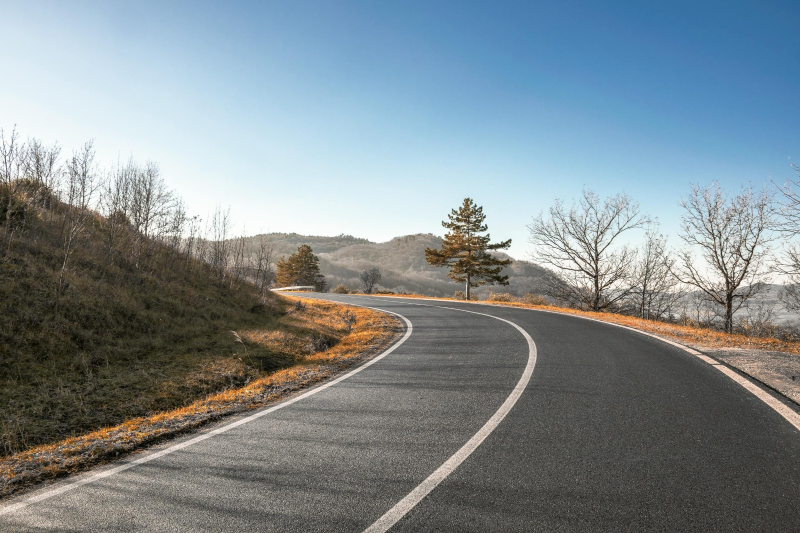
#> input picture road_images/road0.jpeg, 1600 x 1066 px (shown at 1/2 size); its folder holds only this picture in this run
$ python part1.py
#> lines starting #> are read from the running program, lines starting #| are printed output that depends on the picture; after the words box and inside, x2 and y2 are one past the last pixel; in counts of white or black regions, pixels touching at a corner belong together
"""
Ejercicio — Segmentación de imágenes de carretera
================================================
Métodos aplicados:
  1. Distancia Euclidiana
  2. K-means Clustering
  3. Watershed
"""

import os
import cv2
import numpy as np
import matplotlib.pyplot as plt

# ---------------------------------------------------------------------------
# 1. CARGA DE IMÁGENES DESDE DIRECTORIO LOCAL
# ---------------------------------------------------------------------------
IMG_DIR = "road_images"

VALID_EXTENSIONS = (".jpg", ".jpeg", ".png", ".bmp", ".tiff")

image_paths = sorted(
    os.path.join(IMG_DIR, f)
    for f in os.listdir(IMG_DIR)
    if f.lower().endswith(VALID_EXTENSIONS)
)

# ---------------------------------------------------------------------------
# 2. PREPROCESAMIENTO
# ---------------------------------------------------------------------------
def preprocess(img):
    resized = cv2.resize(img, (640, 360))
    gray = cv2.cvtColor(resized, cv2.COLOR_BGR2GRAY)
    blurred = cv2.GaussianBlur(gray, (5,5), 0)
    return resized, gray, blurred

def roi_mask(shape):
    h, w = shape[:2]
    mask = np.zeros((h, w), dtype=np.uint8)
    pts = np.array([
        [0, h],
        [w, h],
        [int(w*0.85), int(h*0.55)],
        [int(w*0.15), int(h*0.55)],
    ], np.int32)
    cv2.fillPoly(mask, [pts], 255)
    return mask

# ---------------------------------------------------------------------------
# 3. MÉTODOS DE SEGMENTACIÓN
# ---------------------------------------------------------------------------

# --- 1. Distancia Euclidiana ---
def segment_euclidean(img):
    img_f = img.astype(np.float32)
    road_color = np.array([128,128,128], dtype=np.float32)

    dist = np.sqrt(np.sum((img_f - road_color)**2, axis=2))
    dist_norm = cv2.normalize(dist, None, 0, 255, cv2.NORM_MINMAX).astype(np.uint8)

    _, mask = cv2.threshold(dist_norm, 60, 255, cv2.THRESH_BINARY_INV)
    return mask


# --- 2. K-means ---
def segment_kmeans(img, k=3):
    Z = img.reshape((-1,3))
    Z = np.float32(Z)

    criteria = (cv2.TERM_CRITERIA_EPS + cv2.TERM_CRITERIA_MAX_ITER, 10, 1.0)
    _, labels, centers = cv2.kmeans(Z, k, None, criteria, 10, cv2.KMEANS_RANDOM_CENTERS)

    centers = np.uint8(centers)
    segmented = centers[labels.flatten()]
    segmented = segmented.reshape(img.shape)

    gray = cv2.cvtColor(segmented, cv2.COLOR_BGR2GRAY)
    _, mask = cv2.threshold(gray, 0, 255, cv2.THRESH_BINARY + cv2.THRESH_OTSU)

    return mask, segmented


# --- 3. Watershed ---
def segment_watershed(img, gray):
    _, binary = cv2.threshold(gray, 0, 255,
                              cv2.THRESH_BINARY_INV + cv2.THRESH_OTSU)

    kernel = np.ones((3,3), np.uint8)
    sure_bg = cv2.dilate(binary, kernel, iterations=3)

    dist = cv2.distanceTransform(binary, cv2.DIST_L2, 5)
    _, sure_fg = cv2.threshold(dist, 0.3*dist.max(), 255, 0)

    sure_fg = np.uint8(sure_fg)
    unknown = cv2.subtract(sure_bg, sure_fg)

    _, markers = cv2.connectedComponents(sure_fg)
    markers = markers + 1
    markers[unknown==255] = 0

    markers = cv2.watershed(img, markers)

    mask = np.zeros(gray.shape, dtype=np.uint8)
    mask[markers > 1] = 255

    return mask

# ---------------------------------------------------------------------------
# 4. PROCESAMIENTO
# ---------------------------------------------------------------------------
def process_image(path, idx):
#> called with path = 'road_images/road0.jpeg', idx = 0
    img = cv2.imread(path)
#> img is the input picture: shape (1066, 1600, 3); mean B, G, R 143.3, 138.8, 127.8
    resized, gray, blurred = preprocess(img)
    roi = roi_mask(resized.shape)
#> in roi_mask, `cv2.fillPoly(mask, [pts], 255)`:
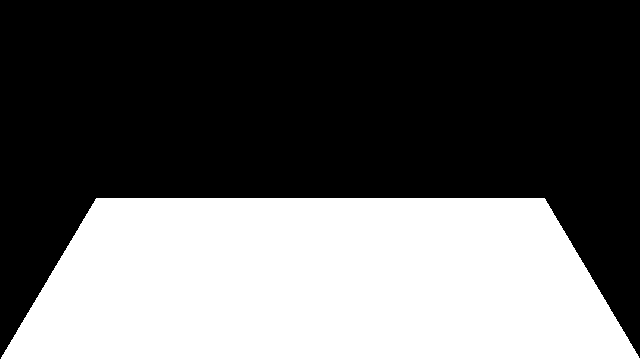
#> mask: shape (360, 640); 38.3% white; 1 white region, box (x1, y1, x2, y2) and area: (0, 198, 640, 360) 88254

    euclid = cv2.bitwise_and(segment_euclidean(resized),
                             segment_euclidean(resized), mask=roi)
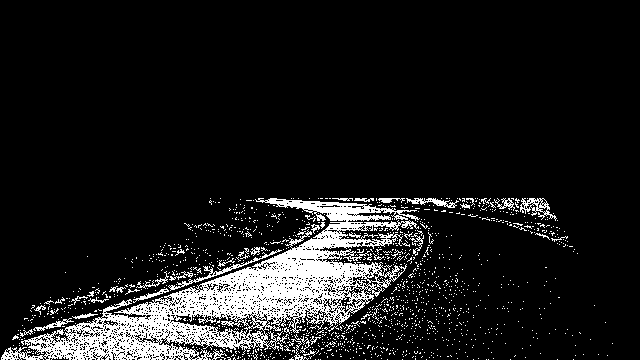
#> euclid: shape (360, 640); 10.7% white; 1344 white regions (1299 under 20 px), largest, box (x1, y1, x2, y2) and area: (1, 198, 420, 360) 19134, (168, 249, 282, 291) 361, (520, 198, 557, 221) 299

    k_mask, k_segmented = segment_kmeans(resized)
#> in segment_kmeans, `_, labels, centers = cv2.kmeans(Z, k, None, criteria, 10, cv2.KMEANS_R..`: centers = [[160.4, 143.6, 121.7], [230.5, 221, 201.7], [62.02, 71.71, 76.62]]
#> in segment_kmeans, `centers = np.uint8(centers)`: centers = [[160, 143, 121], [230, 221, 201], [62, 71, 76]]
    k_mask = cv2.bitwise_and(k_mask, k_mask, mask=roi)
#> k_mask: shape (360, 640); 1.3% white in thin lines or dots, all inside (x1, y1, x2, y2) = (6, 198, 575, 360)

    ws_mask = segment_watershed(resized, blurred)
#> in segment_watershed, `markers[unknown==255] = 0`:
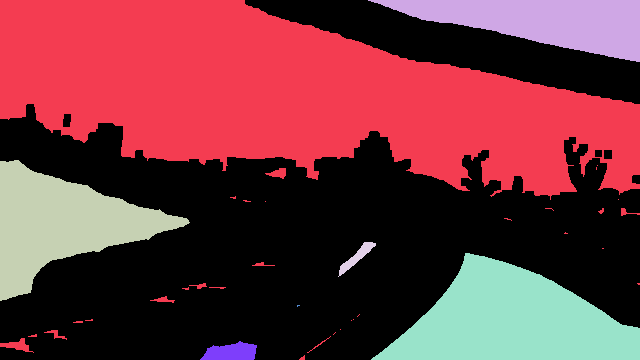
#> markers: shape (360, 640) int32; 8 distinct labels, from 0 to 7; one colour per label, 0 black
#> in segment_watershed, `markers = cv2.watershed(img, markers)`:
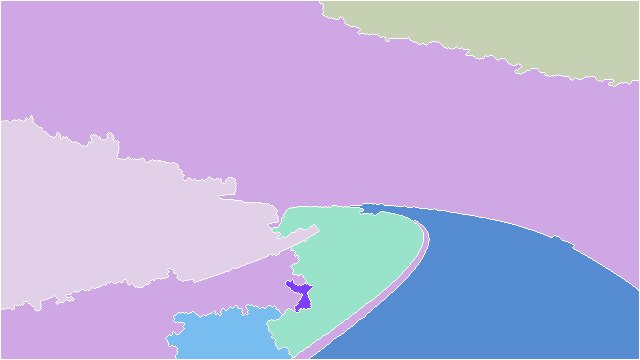
#> markers: shape (360, 640) int32; 8 distinct labels, from -1 to 7; one colour per label, 0 black, -1 white
#> ws_mask: shape (360, 640); 44% white; 2 white regions, box (x1, y1, x2, y2) and area: (1, 116, 639, 359) 84187, (320, 1, 639, 86) 17090
    ws_mask = cv2.bitwise_and(ws_mask, ws_mask, mask=roi)
#> ws_mask: shape (360, 640); 27.9% white; 1 white region, box (x1, y1, x2, y2) and area: (32, 198, 639, 359) 64389

    def overlay(base, mask):
        out = base.copy()
        out[mask==255] = (0,255,0)
        return cv2.addWeighted(base, 0.5, out, 0.5, 0)

    img_rgb = cv2.cvtColor(resized, cv2.COLOR_BGR2RGB)

    fig, ax = plt.subplots(2,4, figsize=(18,8))

    ax[0,0].imshow(img_rgb); ax[0,0].set_title("Original")
    ax[0,1].imshow(euclid, cmap='gray'); ax[0,1].set_title("Euclidiana")
    ax[0,2].imshow(k_mask, cmap='gray'); ax[0,2].set_title("K-means")
    ax[0,3].imshow(ws_mask, cmap='gray'); ax[0,3].set_title("Watershed")

    ax[1,0].imshow(cv2.cvtColor(overlay(resized, euclid), cv2.COLOR_BGR2RGB))
    ax[1,0].set_title("Overlay Euclidiana")

    ax[1,1].imshow(cv2.cvtColor(overlay(resized, k_mask), cv2.COLOR_BGR2RGB))
#> in overlay (call 2), `out[mask==255] = (0,255,0)`:
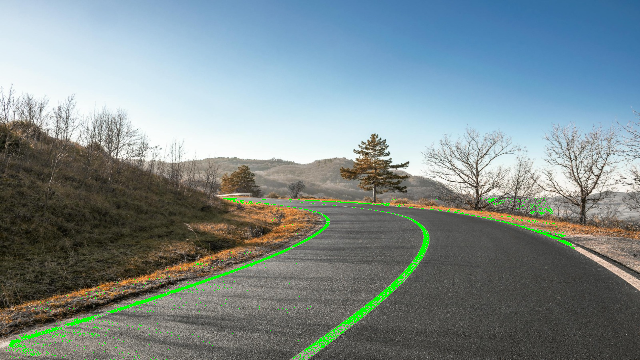
#> out: shape (360, 640, 3); mean B, G, R 140.8, 139.4, 125
    ax[1,1].set_title("Overlay K-means")

    ax[1,2].imshow(cv2.cvtColor(overlay(resized, ws_mask), cv2.COLOR_BGR2RGB))
    ax[1,2].set_title("Overlay Watershed")

    ax[1,3].imshow(cv2.cvtColor(k_segmented, cv2.COLOR_BGR2RGB))
    ax[1,3].set_title("Clusters K-means")

    for a in ax.ravel():
        a.axis("off")

    plt.tight_layout()
    plt.savefig(os.path.join(IMG_DIR, f"result_{idx}.png"))
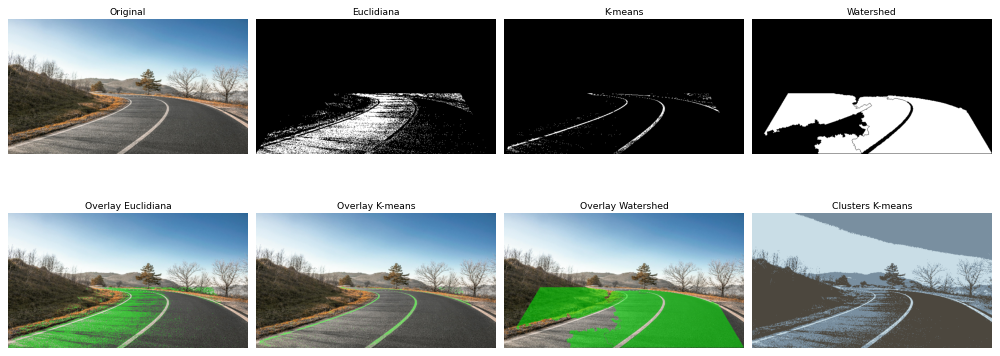
#> figure drawn by matplotlib, 8 panels
    plt.close()


# ---------------------------------------------------------------------------
# 5. MÉTRICAS
# ---------------------------------------------------------------------------
def compute_metrics(path):
#> called with path = 'road_images/road0.jpeg'
    img = cv2.imread(path)
    resized, gray, blurred = preprocess(img)
    roi = roi_mask(resized.shape)

    total = roi.sum() // 255

    euclid = segment_euclidean(resized)
    k_mask, _ = segment_kmeans(resized)
#> call 2 of segment_kmeans, with k = 3
#> in segment_kmeans (call 2), `_, labels, centers = cv2.kmeans(Z, k, None, criteria, 10, cv2.KMEANS_R..`: centers = [[230.5, 221, 201.6], [160.3, 143.6, 121.7], [62.01, 71.71, 76.61]]
#> in segment_kmeans (call 2), `centers = np.uint8(centers)`: centers = [[230, 220, 201], [160, 143, 121], [62, 71, 76]]
#> in segment_kmeans (call 2), `_, mask = cv2.threshold(gray, 0, 255, cv2.THRESH_BINARY + cv2.THRESH_O..`:
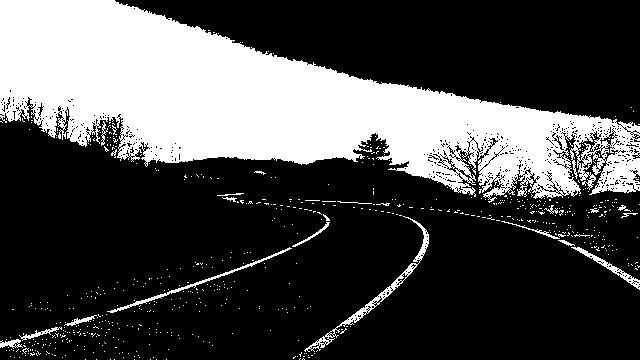
#> mask: shape (360, 640); 29% white; 646 white regions (622 under 20 px), largest, box (x1, y1, x2, y2) and area: (0, 0, 640, 203) 62695, (304, 216, 429, 352) 952, (107, 247, 292, 313) 527
    ws_mask = segment_watershed(resized, blurred)

    def density(mask):
        return (cv2.bitwise_and(mask, mask, mask=roi).sum() // 255) / total

    return {
        "Euclidiana": round(density(euclid),3),
        "K-means": round(density(k_mask),3),
        "Watershed": round(density(ws_mask),3)
    }

# ---------------------------------------------------------------------------
# 6. MAIN
# ---------------------------------------------------------------------------
if __name__ == "__main__":
    print("Procesando imágenes...\n")

    all_metrics = {}

    for i, path in enumerate(image_paths):
        process_image(path, i)

        m = compute_metrics(path)
#> m = {'Euclidiana': 0.279, 'K-means': 0.034, 'Watershed': 0.73}
        print(path, m)
#| road_images/road0.jpeg {'Euclidiana': 0.279, 'K-means': 0.034, 'Watershed': 0.73}

        for k,v in m.items():
            all_metrics.setdefault(k, []).append(v)
#> this loop made 3 passes
#> (k, v) on passes 1 to 3: ('Euclidiana', 0.279), ('K-means', 0.034), ('Watershed', 0.73)
#> after the loop, all_metrics = {'Euclidiana': [0.279], 'K-means': [0.034], 'Watershed': [0.73]}

    print("\nPromedios:")
    for k,v in all_metrics.items():
        print(k, np.mean(v))
#> this loop made 3 passes
#> (printed output is left out)

$ run again, on road_images/road4.jpeg
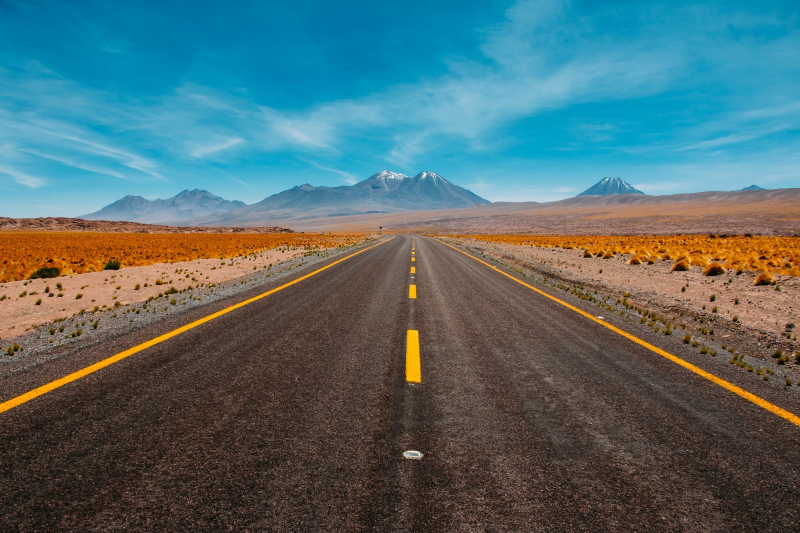
#> input picture road_images/road4.jpeg, 1600 x 1066 px (shown at 1/2 size)
#> in process_image, img is the input picture: shape (1066, 1600, 3); mean B, G, R 109.8, 107.8, 83
#> in process_image, `euclid = cv2.bitwise_and(segment_euclidean(resized), segment_euclidean..`:
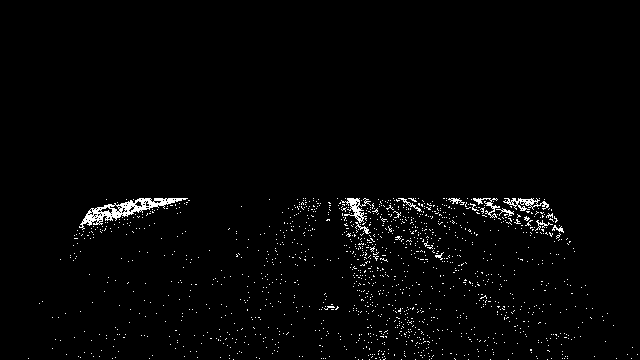
#> euclid: shape (360, 640); 1.8% white in thin lines or dots, all inside (x1, y1, x2, y2) = (28, 198, 638, 360)
#> in segment_kmeans, `_, labels, centers = cv2.kmeans(Z, k, None, criteria, 10, cv2.KMEANS_R..`: centers = [[45.34, 55, 71.98], [190.8, 156.4, 52.75], [83.06, 119.4, 162]]
#> in segment_kmeans, `centers = np.uint8(centers)`: centers = [[45, 54, 71], [190, 156, 52], [83, 119, 162]]
#> k_mask: shape (360, 640); 3.9% white; 1836 white regions (1819 under 20 px), largest, box (x1, y1, x2, y2) and area: (433, 198, 583, 263) 2046, (79, 198, 189, 233) 1273, (62, 198, 217, 256) 743
#> binary: shape (360, 640); 52.7% white; 73 black regions (56 under 20 px), largest, box (x1, y1, x2, y2) and area: (0, 0, 640, 288) 107529, (324, 221, 337, 260) 425, (326, 179, 334, 203) 130
#> sure_bg: shape (360, 640); 62% white; 23 black regions (17 under 20 px), largest, box (x1, y1, x2, y2) and area: (0, 0, 640, 224) 82719, (0, 165, 250, 231) 4385, (328, 225, 334, 256) 156, (503, 163, 524, 172) 104, (534, 163, 544, 172) 61, (552, 162, 562, 166) 26
#> unknown: shape (360, 640); 42.5% white; 17 white regions, largest, box (x1, y1, x2, y2) and area: (0, 145, 640, 352) 71643, (0, 0, 404, 69) 19091, (464, 144, 640, 200) 5003
#> out: shape (360, 640, 3); mean B, G, R 107.9, 110.3, 80.5
#> out: shape (360, 640, 3); mean B, G, R 106.6, 113.2, 77.2
#> in segment_kmeans (call 2), `_, labels, centers = cv2.kmeans(Z, k, None, criteria, 10, cv2.KMEANS_R..`: centers = [[45.43, 55.11, 72.13], [83.14, 119.6, 162.4], [190.8, 156.4, 52.75]]
#> in segment_kmeans (call 2), `centers = np.uint8(centers)`: centers = [[45, 55, 72], [83, 119, 162], [190, 156, 52]]
#> in segment_kmeans (call 2), `_, mask = cv2.threshold(gray, 0, 255, cv2.THRESH_BINARY + cv2.THRESH_O..`:
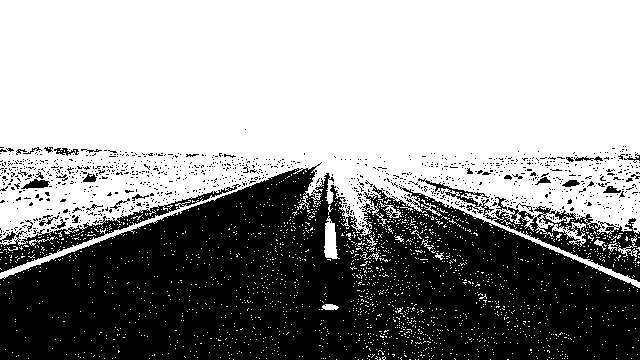
#> mask: shape (360, 640); 59.2% white; 1054 black regions (1022 under 20 px), largest, box (x1, y1, x2, y2) and area: (0, 162, 640, 360) 82666, (418, 178, 640, 282) 4170, (0, 184, 241, 273) 2845
#> m = {'Euclidiana': 0.048, 'K-means': 0.101, 'Watershed': 0.621}
#| road_images/road4.jpeg {'Euclidiana': 0.048, 'K-means': 0.101, 'Watershed': 0.621}
#> the loop `for k,v in m.items():` made 3 passes
#> (k, v) on passes 1 to 3: ('Euclidiana', 0.048), ('K-means', 0.101), ('Watershed', 0.621)
#> after the loop `for k,v in m.items():`: all_metrics = {'Euclidiana': [0.048], 'K-means': [0.101], 'Watershed': [0.621]}
#> the loop `for k,v in all_metrics.items():` made 3 passes
#> (printed output is left out)

$ run again, on road_images/road1.jpeg
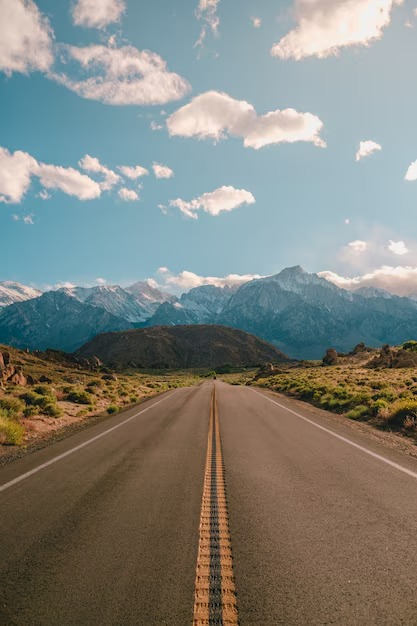
#> input picture road_images/road1.jpeg, 417 x 626 px
#> in process_image, img is the input picture: shape (626, 417, 3); mean B, G, R 124.1, 130.6, 128.4
#> in process_image, `euclid = cv2.bitwise_and(segment_euclidean(resized), segment_euclidean..`:
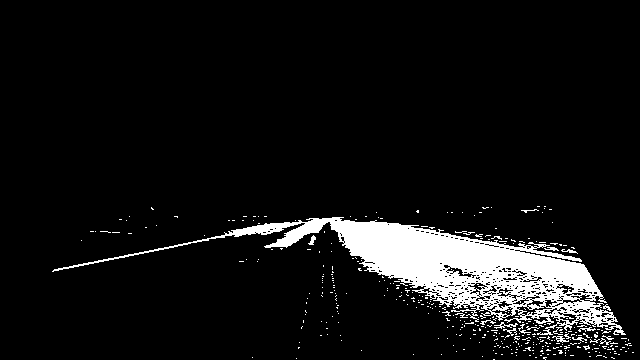
#> euclid: shape (360, 640); 7.7% white; 394 white regions (377 under 20 px), largest, box (x1, y1, x2, y2) and area: (52, 217, 626, 335) 16098, (494, 322, 518, 329) 60, (552, 336, 569, 343) 48
#> in segment_kmeans, `_, labels, centers = cv2.kmeans(Z, k, None, criteria, 10, cv2.KMEANS_R..`: centers = [[197, 195.2, 190.8], [170, 158, 123.9], [63.82, 83.79, 98.26]]
#> in segment_kmeans, `centers = np.uint8(centers)`: centers = [[197, 195, 190], [170, 157, 123], [63, 83, 98]]
#> k_mask: shape (360, 640); 0.66% white in thin lines or dots, all inside (x1, y1, x2, y2) = (53, 210, 615, 360)
#> binary: shape (360, 640); 54.6% white; 63 black regions (46 under 20 px), largest, box (x1, y1, x2, y2) and area: (0, 0, 640, 180) 103041, (459, 239, 640, 276) 505, (309, 274, 321, 297) 140
#> sure_bg: shape (360, 640); 57.4% white; 3 black regions (1 under 20 px), largest, box (x1, y1, x2, y2) and area: (0, 0, 640, 174) 95337, (0, 0, 97, 44) 2871
#> unknown: shape (360, 640); 38.6% white; 2 white regions, box (x1, y1, x2, y2) and area: (0, 151, 640, 360) 81694, (0, 0, 152, 90) 7146
#> out: shape (360, 640, 3); mean B, G, R 117.1, 141.7, 117.5
#> out: shape (360, 640, 3); mean B, G, R 123.2, 131.3, 127.1
#> in overlay (call 3), `return cv2.addWeighted(base, 0.5, out, 0.5, 0)`:
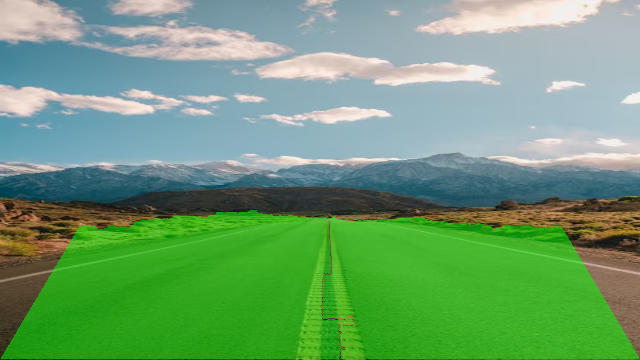
#> returned value: shape (360, 640, 3); mean of channels 0, 1, 2 113.4, 158.6, 109.7; drawn as B, G, R
#> m = {'Euclidiana': 0.202, 'K-means': 0.017, 'Watershed': 0.874}
#| road_images/road1.jpeg {'Euclidiana': 0.202, 'K-means': 0.017, 'Watershed': 0.874}
#> the loop `for k,v in m.items():` made 3 passes
#> (k, v) on passes 1 to 3: ('Euclidiana', 0.202), ('K-means', 0.017), ('Watershed', 0.874)
#> after the loop `for k,v in m.items():`: all_metrics = {'Euclidiana': [0.202], 'K-means': [0.017], 'Watershed': [0.874]}
#> the loop `for k,v in all_metrics.items():` made 3 passes
#> (printed output is left out)
